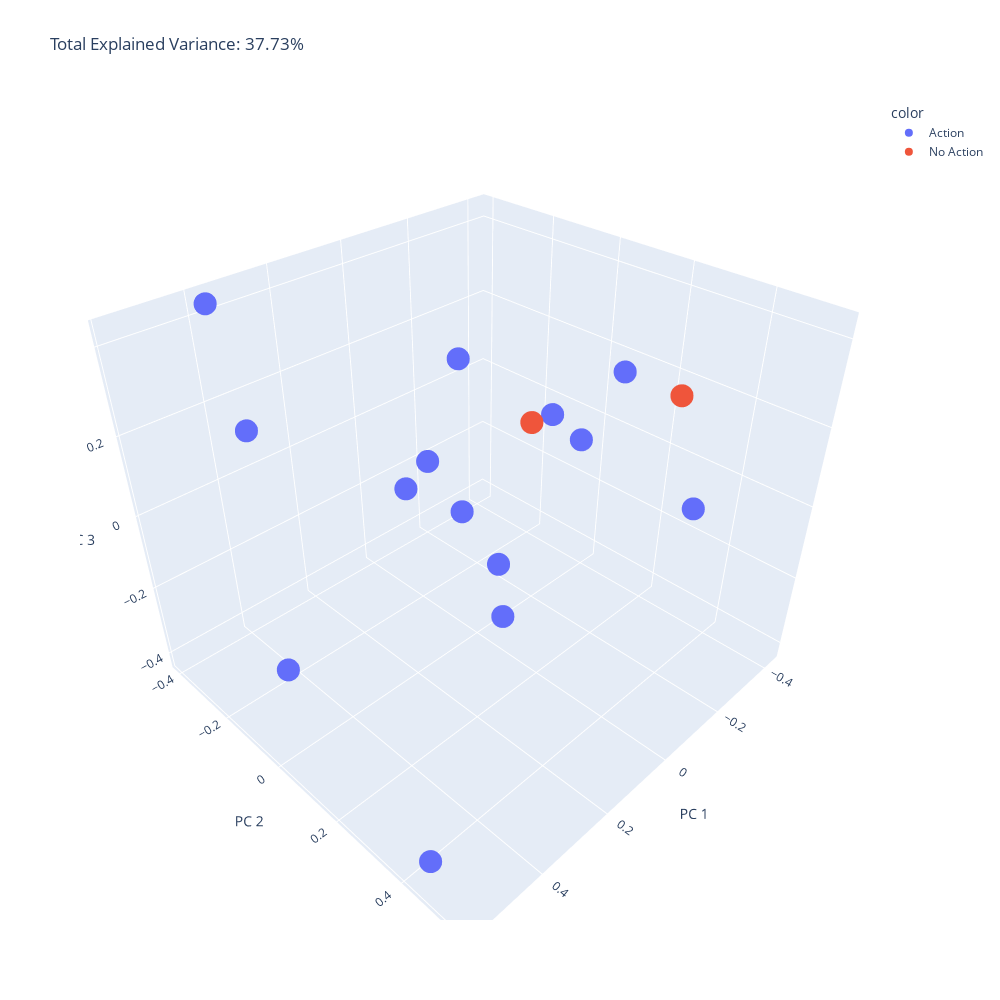

The cell this chart's notebook holds for it:
### Code cell
pca = PCA(n_components=3)

principalComponents = pca.fit_transform(sentence_embed)

total_var = pca.explained_variance_ratio_.sum() * 100

fig = px.scatter_3d(
    principalComponents, x=0, y=1, z=2, color=labels,
    title=f'Total Explained Variance: {total_var:.2f}%',
    labels={'0': 'PC 1', '1': 'PC 2', '2': 'PC 3'},
    width=1000, height=1000
)
fig.show()

### Figure 1 — Plotly figure (JSON) as saved in the notebook; plotly's stock layout.template omitted (floating-point values rounded to 4 significant figures)
{"data": [{"hovertemplate": "color=Action<br>PC 1=%{x}<br>PC 2=%{y}<br>PC 3=%{z}<extra></extra>", "legendgroup": "Action", "marker": {"color": "#636efa", "symbol": "circle"}, "mode": "markers", "name": "Action", "scene": "scene", "showlegend": true, "type": "scatter3d", "x": [0.3269, 0.5747, -0.425, -0.39, -0.06728, 0.06672, 0.4807, 0.5068, -0.3253, -0.06794, -0.2562, -0.1354, -0.05991, 0.3768], "y": [-0.403, 0.4504, 0.3056, 0.09452, 0.02292, 0.01133, -0.1153, 0.5481, 0.03105, -0.3315, -0.005779, -0.3189, -0.1134, -0.4001], "z": [0.1098, -0.3585, -0.1249, 0.1762, -0.4197, 0.342, -0.3221, 0.3638, -0.006927, -0.2007, 0.07638, -0.141, -0.1604, 0.4288]}, {"hovertemplate": "color=No Action<br>PC 1=%{x}<br>PC 2=%{y}<br>PC 3=%{z}<extra></extra>", "legendgroup": "No Action", "marker": {"color": "#EF553B", "symbol": "circle"}, "mode": "markers", "name": "No Action", "scene": "scene", "showlegend": true, "type": "scatter3d", "x": [-0.406, -0.1997], "y": [0.2442, -0.02024], "z": [0.1653, 0.07202]}], "layout": {"height": 1000, "legend": {"title": {"text": "color"}, "tracegroupgap": 0}, "scene": {"domain": {"x": [0, 1], "y": [0, 1]}, "xaxis": {"title": {"text": "PC 1"}}, "yaxis": {"title": {"text": "PC 2"}}, "zaxis": {"title": {"text": "PC 3"}}}, "title": {"text": "Total Explained Variance: 37.73%"}, "width": 1000}}
